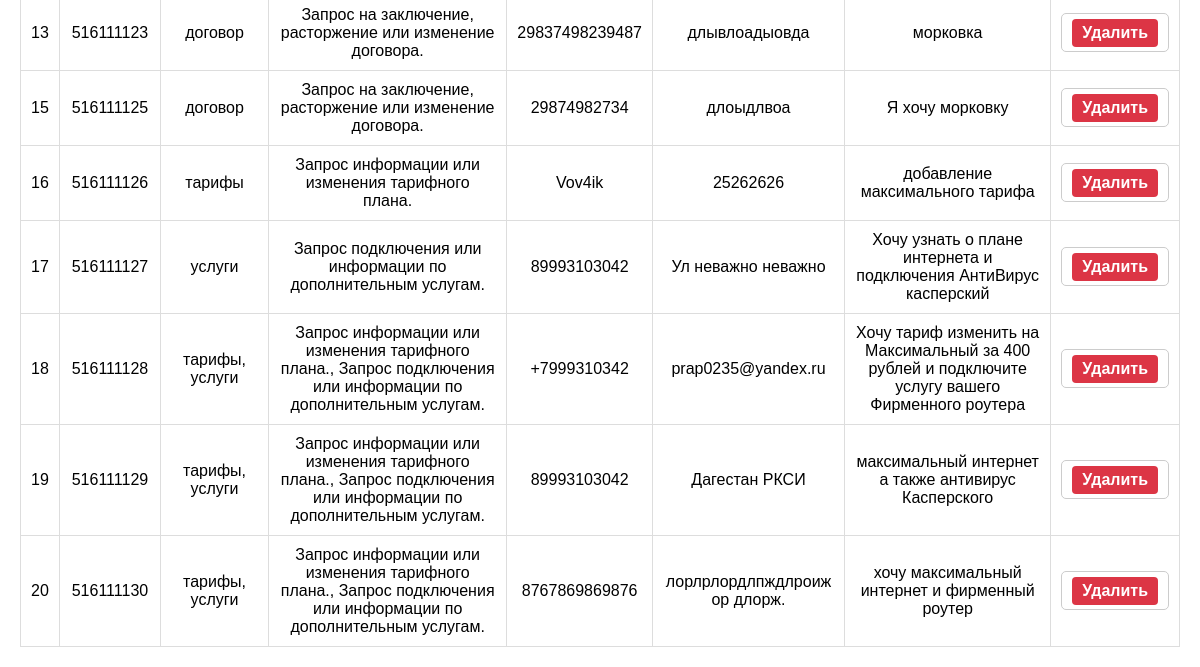
/table (lower part), run on an earlier commit of the app's database.
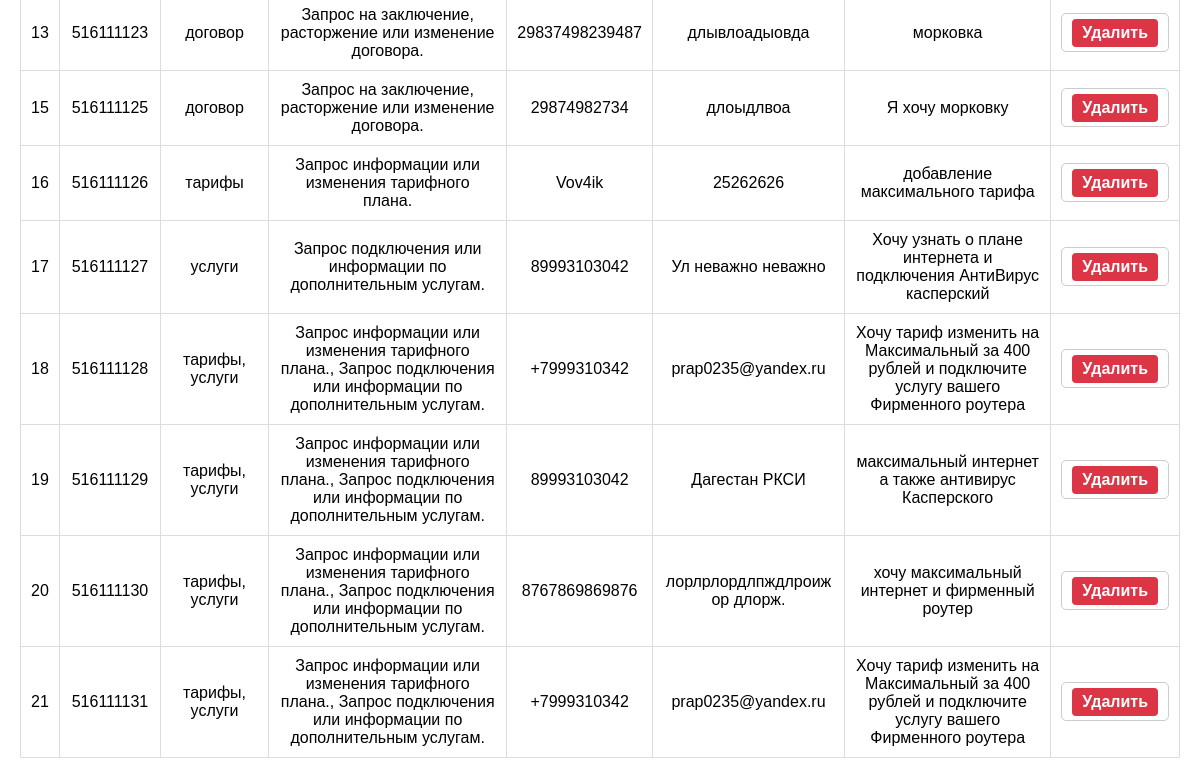
And on a later commit of the database.
### base/config.py (models this page shows)
class Client(Base):
    __tablename__ = 'clients'
    id = Column(Integer, primary_key=True, index=True)
    contract = Column(String(9), unique=True)
    phone = Column(String(15))
    address = Column(String(255))
    service = Column(String(45))
    intent = Column(String(550))
    user_text = Column(String(800))

### web_app.py (the view, shortened to what this page needs)
@app.route('/table', methods=['GET', 'POST'])
def show_table():
    session = Session()
    clients = session.query(Client).all()
    session.close()
    return render_template('table.html', clients=clients)

### templates/table.html (shortened to what this page needs)
<!DOCTYPE html>
<html lang="en">
<head>
</head>
<body>
    <table>
        {% for client in clients %}
        <tr>
            <td>{{ client.id }}</td>
            <td>{{ client.contract }}</td>
            <td>{{ client.service }}</td>
            <td>{{ client.intent }}</td>
            <td>{{ client.phone }}</td>
            <td>{{ client.address }}</td>
            <td>{{ client.user_text }}</td>
            <td>
                <form method="POST" action="{{ url_for('delete_intent', id=client.id) }}" style="display: inline;">
                    <button type="submit" class="delete-button">Удалить</button>
                </form>
            </td>
        </tr>
        {% endfor %}
    </table>
</body>
</html>

### templates/table.html (style rules this page uses)
body { font-family: Arial, sans-serif; margin: 20px; }
form { display: grid; grid-template-columns: 1fr 1fr; gap: 10px; margin-bottom: 20px; padding: 10px; border: 1px solid #ccc; border-radius: 5px; }
form input, form textarea, form button { padding: 8px; font-size: 16px; border: 1px solid #ccc; border-radius: 4px; }
form button { grid-column: span 2; background-color: #28a745; color: #fff; border: none; cursor: pointer; font-weight: bold; }
table { width: 100%; border-collapse: collapse; margin-top: 20px; }
.delete-button { background-color: #dc3545; color: #fff; padding: 5px 10px; border: none; border-radius: 4px; cursor: pointer; }

What changed in the data, as far as the page shows it:
added Client: id "21", contract "516111131", service "тарифы, услуги", intent "Запрос информации или изменения тарифного плана., Запрос подключения или информации по дополнительным услугам.", phone "+7999310342", address "prap0235@yandex.ru", user_text "Хочу тариф изменить на Максимальный за 400 рублей и подключите услугу вашего Фирменного роутера"
